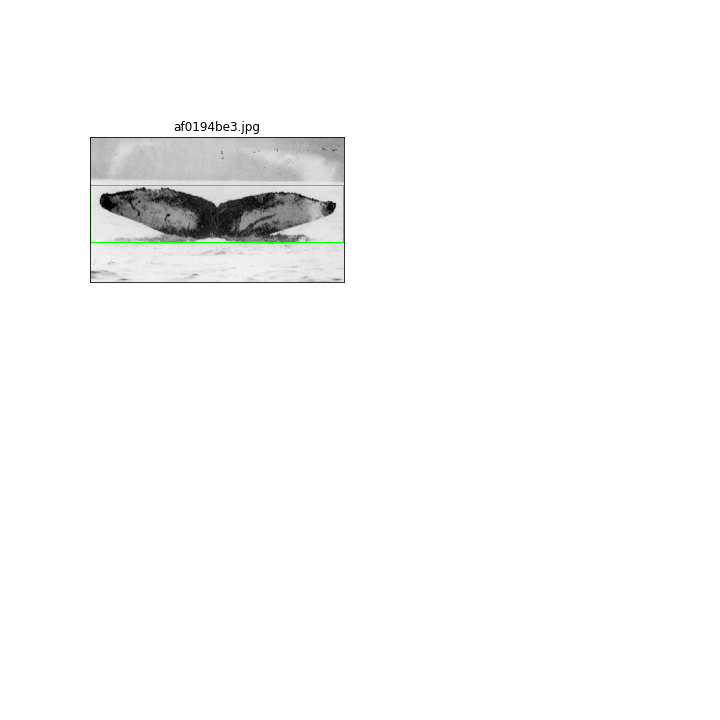
#> input picture image_bounding_box_1.png, 720 x 720 px
$ python -i preprocessing.py   (imports and definitions only)
#> lines starting #> are read from the running program, lines starting #| are printed output that depends on the picture; after the words box and inside, x2 and y2 are one past the last pixel; in counts of white or black regions, pixels touching at a corner belong together
#> further down, picture is the input picture: shape (720, 720, 3); mean B, G, R 249.2, 249.5, 249.2
### Functions to help in preprocessing ###
import numpy as np
import cv2

def image_load_resize(filename, resize_width):
    '''Takes in filename as string and returns a square NumPy array of size resize_width'''
    image = cv2.cvtColor(cv2.imread(filename), cv2.COLOR_BGR2RGB)
    image_resized = cv2.resize(image, (resize_width, resize_width), interpolation=cv2.INTER_AREA)
    return image_resized

def clean_image(image):

    gray = cv2.cvtColor(image, cv2.COLOR_BGR2GRAY)

    kernel_size = 5
    blur_gray = cv2.GaussianBlur(gray,(kernel_size, kernel_size),0)

    low_threshold = 20
    high_threshold = 50
    edges = cv2.Canny(blur_gray, low_threshold, high_threshold)
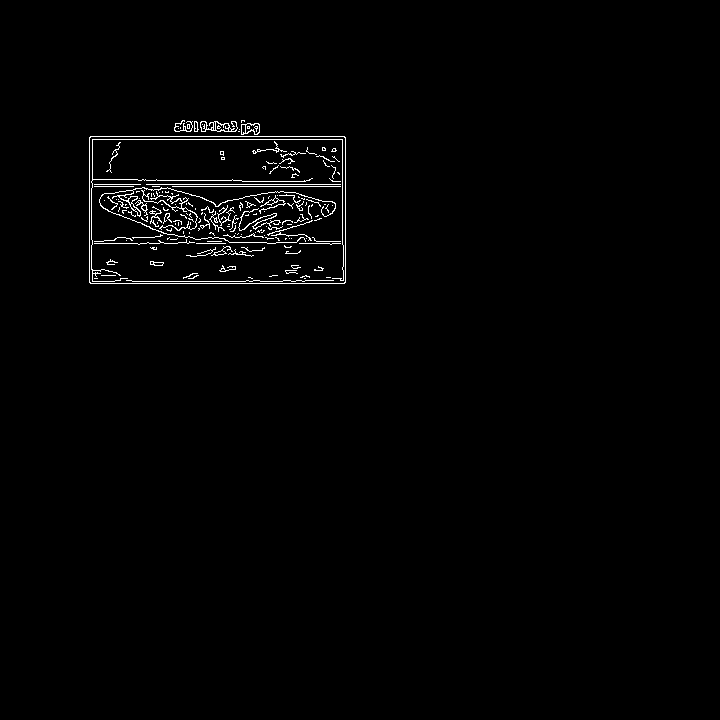
#> edges: shape (720, 720); 1.2% white in thin lines or dots, all inside (x1, y1, x2, y2) = (89, 120, 346, 284)

    rho = 3  # distance resolution in pixels of the Hough grid
    theta = np.pi / 180  # angular resolution in radians of the Hough grid
    threshold = 15  # minimum number of votes (intersections in Hough grid cell)
    min_line_length = 50  # minimum number of pixels making up a line
    max_line_gap = 20  # maximum gap in pixels between connectable line segments
    line_image = np.copy(image) * 0  # creating a blank to draw lines on
#> line_image: shape (720, 720, 3); every value is 0

    # Run Hough on edge detected image
    # Output "lines" is an array containing endpoints of detected line segments
    lines = cv2.HoughLinesP(edges, rho, theta, threshold, np.array([]),
                        min_line_length, max_line_gap)
#> lines = 102 rows, first 6: [281, 184, 345, 183], [89, 281, 304, 281], [129, 243, 214, 204], [239, 198, 345, 209], [175, 125, 310, 139], [89, 184, 181, 191]
    y_1 = []
    for line in lines:
        for x1,y1,x2,y2 in line:
            slope  = (y2 - y1) / (x2 - x1)
            if slope < 0.06 and slope > -0.06:
                region = gray.shape[0] - (gray.shape[0] * 0.30)
                if y1 > region:
                    y_1.append(y1)
            else:
                continue
#> this loop made 102 passes
#> line on passes 1 to 12: [[281, 184, 345, 183]], [[89, 281, 304, 281]], [[129, 243, 214, 204]], [[239, 198, 345, 209]], [[175, 125, 310, 139]], [[89, 184, 181, 191]], [[89, 194, 279, 231]], [[89, 207, 318, 243]], [[262, 193, 314, 198]], [[89, 179, 156, 179]], [[89, 193, 275, 216]], [[89, 139, 153, 139]]
#> after the loop, y_1 = []
    return y_1

def remove_words_from_image(image_path):
    '''
    Read in image from path, remove words, and returns processed image
    '''

    image = cv2.imread(image_path)

    # Crop the image and check if it has white pixels
    bottom_percent = 0.25
    bottom = image.shape[0] - int(np.ceil(image.shape[0] * bottom_percent))
    img = image[bottom:image.shape[0], :]

    n_white_pix = np.sum(img >= 250)

    if n_white_pix >= 90000:
        y1 = clean_image(image)

        # Crop image
        if len(y1) != 0:
            min_y1 = min(y1)
            image_new = image[0:min_y1, 0:image.shape[1]]

            return image_new
        else:
            return image
    else:
        return image

>>> import cv2
>>> picture = cv2.imread('../image_bounding_box_1.png')
>>> result = clean_image(picture)
#> result = []

$ run again, on image_bounding_box_3.png
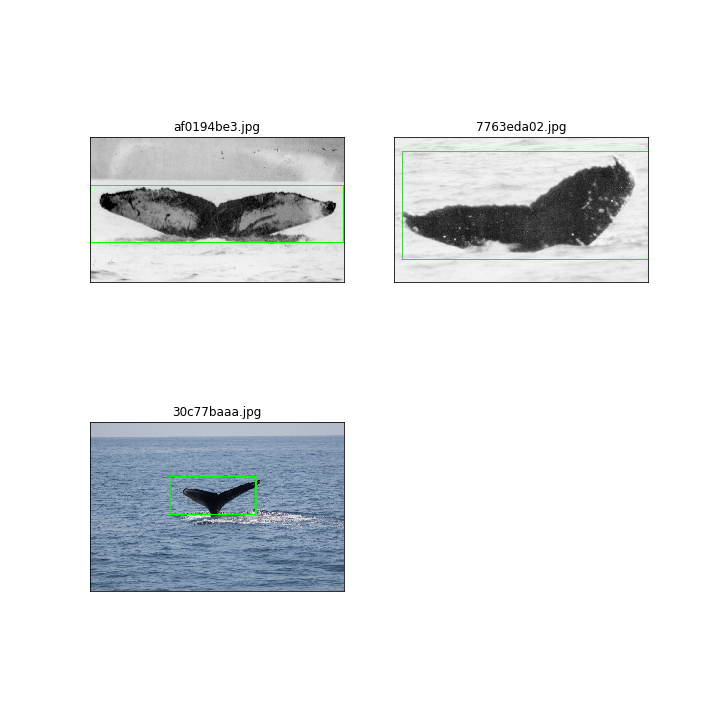
#> input picture image_bounding_box_3.png, 720 x 720 px
#> picture is the input picture: shape (720, 720, 3); mean B, G, R 235.7, 234.5, 232.1
#> in clean_image, `gray = cv2.cvtColor(image, cv2.COLOR_BGR2GRAY)`:
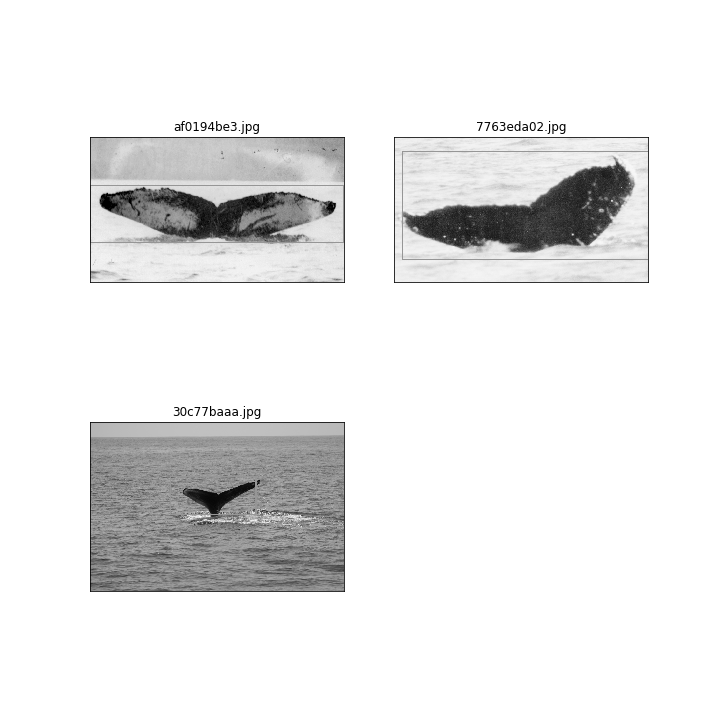
#> gray: shape (720, 720); min 0, max 255, mean 233.9
#> in clean_image, `edges = cv2.Canny(blur_gray, low_threshold, high_threshold)`:
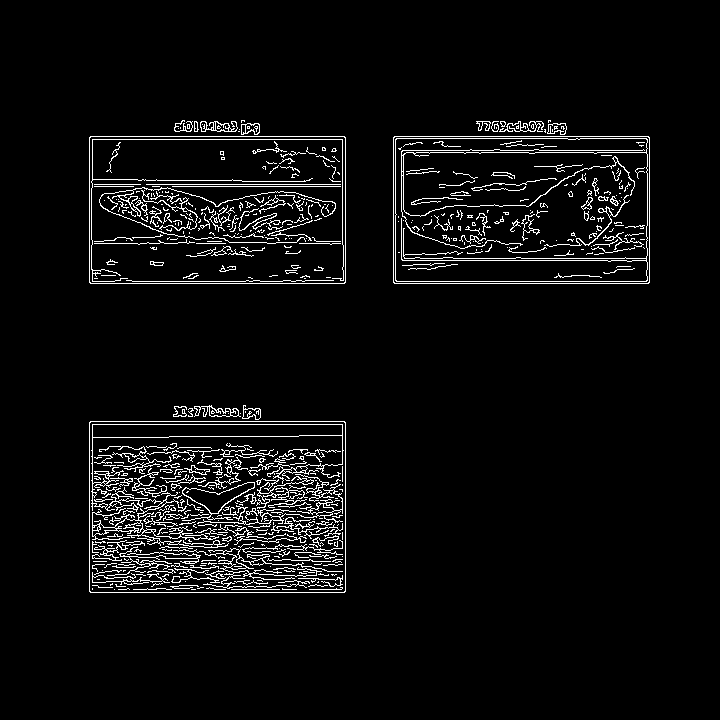
#> edges: shape (720, 720); 4.8% white in thin lines or dots, all inside (x1, y1, x2, y2) = (89, 120, 650, 593)
#> line_image: shape (720, 720, 3); every value is 0
#> lines = 400 rows, first 6: [394, 283, 648, 283], [291, 253, 345, 146], [393, 138, 649, 138], [89, 550, 345, 476], [89, 459, 320, 592], [394, 136, 648, 136]
#> the loop in clean_image, `for line in lines:` made 400 passes
#> after the loop in clean_image, `for line in lines:`: y_1 = [518, 592, 589, 549, 549, 579, 573, 581, 583, 586, 585, 567, 585, 545, 578, 567, 561, 550, 528]
#> result has the same summary as y_1 in clean_image
